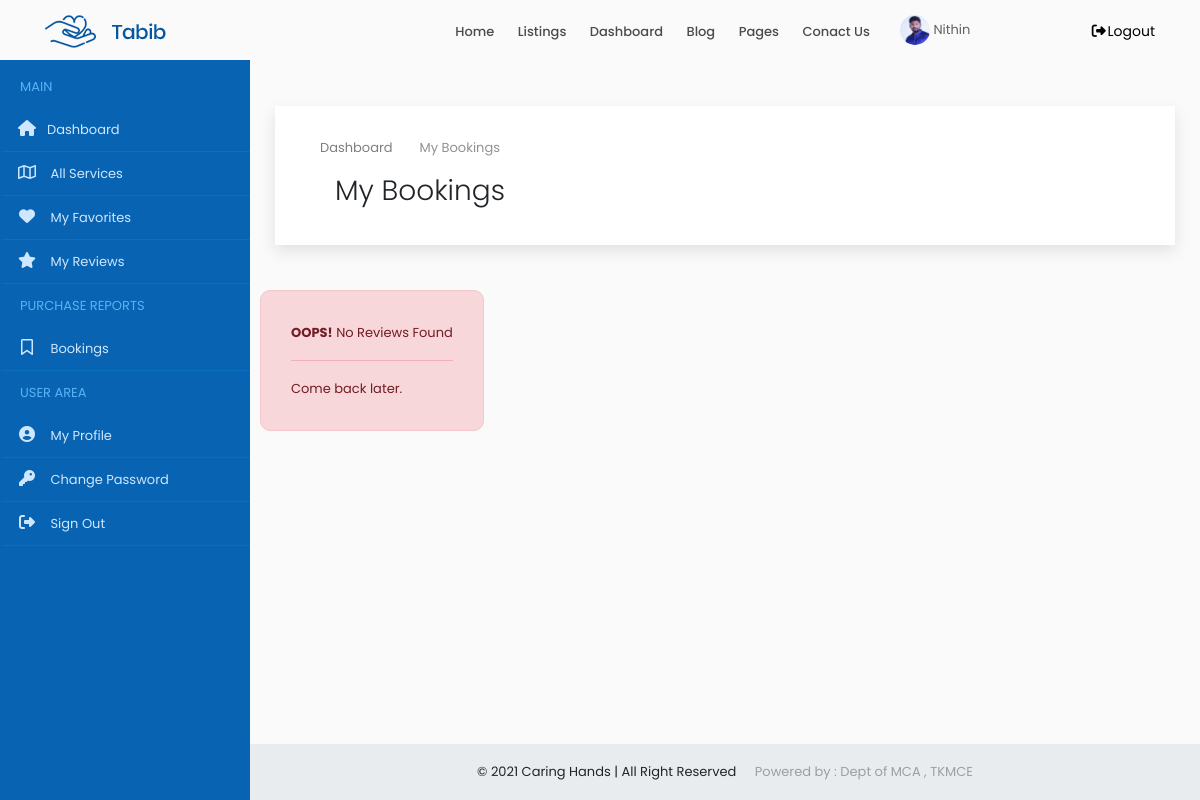
/user/bookings/ (signed in), run on an earlier commit of the app's database.
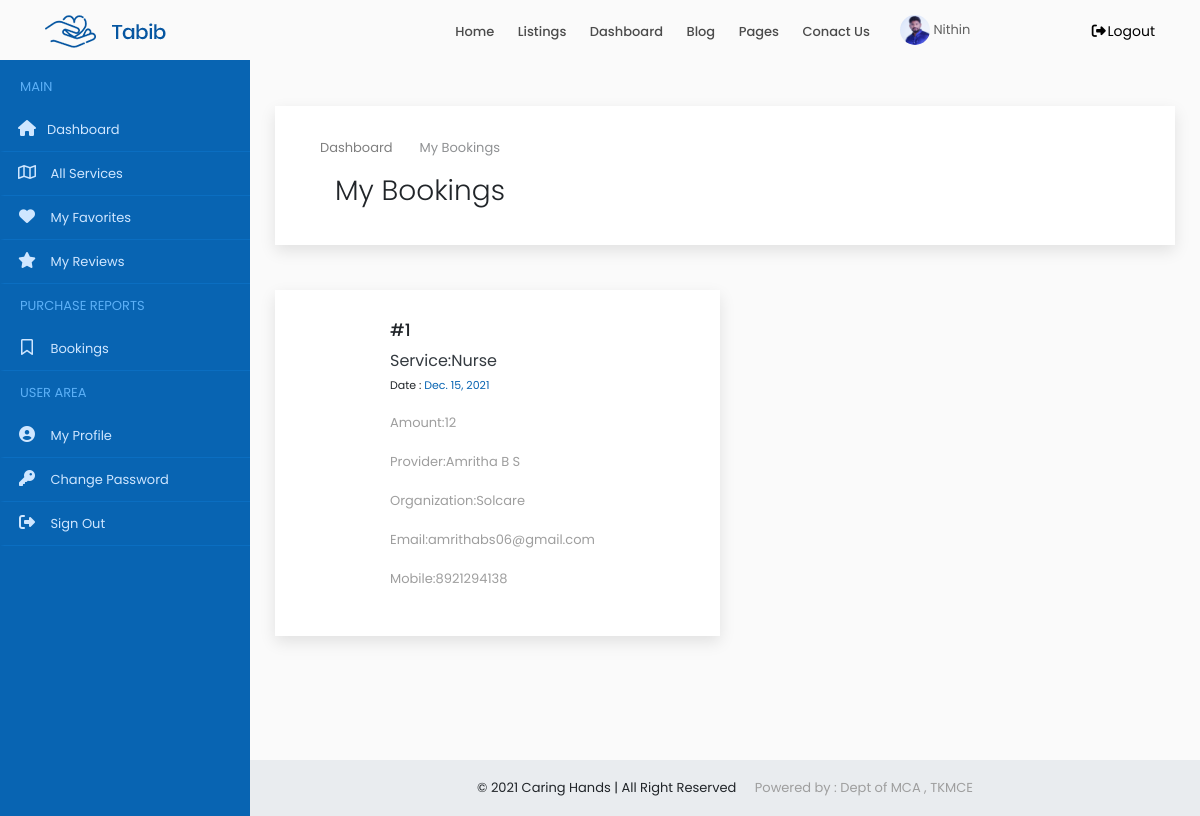
And on a later commit of the database.
### accounts/models.py (models this page shows, shortened)
class Users(models.Model):
    user = models.ForeignKey(User,on_delete=models.CASCADE)
    name = models.CharField(max_length=150)
    email = models.EmailField(max_length=200,null=True, blank=True)
    organization = models.CharField(max_length=250,null=True, blank=True)
    mob = models.CharField(max_length=12)
    sex = models.CharField(max_length=10,choices=gender,default='Male')
    house = models.CharField(max_length=100,null=True, blank=True)
    street1 =models.CharField(max_length=100,null=True, blank=True)
    street2 =models.CharField(max_length=100,null=True, blank=True)
    city = models.CharField(max_length=100,null=True, blank=True)
    district = models.CharField(max_length=100,null=True, blank=True)
    state = models.CharField(max_length=100,null=True,choices=states, blank=True)
    pin = models.CharField(max_length=100,null=True,blank=True)
    age = models.IntegerField(null=True, blank=True)
    type = models.CharField(max_length=20,choices=user_type)
    approval = models.CharField(max_length=20,choices=approval_choices,default='Pending')
    document = models.FileField(upload_to='documents',null=True, blank=True)
    profile_picture = models.FileField(upload_to='dp',default='assets/img/user3.png')
    def __str__(self):
        return self.name

class Booking(models.Model):
    user = models.ForeignKey(Users, on_delete=models.CASCADE, null=True, blank=True)
    service = models.ForeignKey(ProviderService, on_delete=models.CASCADE,null=True, blank=True)
    product = models.ForeignKey(SubProduct, on_delete=models.CASCADE,null=True, blank=True)
    booking_id = models.CharField(max_length=250)
    datetime = models.DateTimeField()
    amount_transferred = models.CharField(max_length=250)

class ProviderService(models.Model):
    user = models.ForeignKey(Users,on_delete=models.CASCADE,null=True, blank=True)
    service = models.ForeignKey(Service, on_delete=models.CASCADE,null=True, blank=True)
    count = models.IntegerField(null=True, blank=True)
    cost = models.IntegerField()

class Service(models.Model):
    category = models.CharField(max_length=250)
    providers = models.IntegerField(null=True, blank=True)
    users = models.IntegerField(null=True, blank=True)
    def __str__(self):
        return self.category

### accounts/views.py (the view)
# urls.py: path('user/bookings/',MyBookings.as_view(), name='my_bookings'),
class MyBookings(View):
    def get(self, request):
        x = UserCheck(request)
        if x == True:
            user = request.user
            account = Users.objects.get(user=user)
            booking = Booking.objects.filter(user=account).order_by('-datetime')
            context = {'account': account,'booking': booking}
            return render(request,'user/my_bookings.html',context)
        else:
            return redirect('home')

### accounts/functions.py (called while the page is built)
def UserCheck(request):
    user = request.user
    if user.is_authenticated:
        try:
            u = Users.objects.get(user=user)
            if u.type == 'public':
                return (True)
            else:
                return (False)
        except:
            return (False)
    else:
        return (False)

### accounts/templates/user/my_bookings.html (shortened to what this page needs)
{% extends 'common/dashboard_main.html' %}
{% load static %}
{% block content %}
{% include 'common/header.html' %}
{% include 'user/sidenav.html' %}
<div class="content-wrapper">
    <div class="container-fluid overflow-hidden">
        <div class="row margin-tb-90px margin-lr-10px sm-mrl-0px">
            <div id="page-title" class="padding-30px background-white full-width box-shadow">
                <div class="container">
                    <ol class="breadcrumb opacity-5">
                        <li><a href="{% url 'home' %}">Dashboard</a></li>
                        <li class="active">My Bookings</li>
                    </ol>
                    <div class="container-fluid">
                        <div class="row">
                            <div class="col-6">
                                <h1 class="font-weight-300">My Bookings</h1>
                            </div>
                            <div class="col-6">
                            </div>
                        </div>
                    </div>
                </div>
            </div>
            <div class="row margin-tb-45px">
               {% for i in booking %}
                <div class="col-lg-6 margin-bottom-45px">
                    <div class="background-white thum-hover box-shadow hvr-float">
                        <div class="padding-30px">
                            <div class="margin-left-85px" style="width: 300px;">
                                <h4>#{{forloop.counter}}</h4>
                                <a class="d-inline-block text-dark text-medium margin-right-20px" href="#">Service:{{i.service.service}}</a><br>
                                <span class="text-extra-small">Date :  <a href="#" class="text-main-color">{{i.datetime|date}}</a></span>
                                <p class="margin-top-15px text-grey-2">Amount:{{i.amount_transferred}}</p>
                                <p class="margin-top-15px text-grey-2">Provider:{{i.service.user}}</p>
                                <p class="margin-top-15px text-grey-2">Organization:{{i.service.user.organization}}</p>
                                <p class="margin-top-15px text-grey-2">Email:{{i.service.user.email}}</p>
                                <p class="margin-top-15px text-grey-2">Mobile:{{i.service.user.mob}}</p>
                            </div>
                        </div>
                    </div>
                </div>
                {% empty %}
                <div class="alert alert-danger  margin-bottom-35px border-radius-10 padding-30px">
                    <strong>OOPS!</strong> No Reviews Found
                    <hr>
                    <p class="margin-0px">Come back later.</p>
                </div>
               {% endfor %}
            </div>
        </div>
        </div>
    </div>
    {% include 'common/small_footer.html' %}
    {% endblock %}

### accounts/templates/common/dashboard_main.html (shortened to what this page needs)
{% load static %}
<!DOCTYPE html>
<html lang="en-US">
<head>
    <link rel="stylesheet" href="{% static 'assets/css/animate.css' %}" />
    <link href="{% static 'assets/css/owl.carousel.css' %}" rel="stylesheet">
    <link href="{% static 'assets/css/owl.theme.css' %}" rel="stylesheet">
    <link rel="stylesheet" href="{% static 'assets/css/bootstrap.min.css' %}">
    <link rel="stylesheet" href="{% static 'assets/css/hover-min.css' %}">
    <link rel="stylesheet" href="{% static 'assets/css/flag-icon.min.css' %}">
    <link rel="stylesheet" href="{% static 'assets/css/style.css' %}">
    <link rel="stylesheet" href="{% static 'assets/css/colors/main.css' %}">
    <link rel="stylesheet" href="{% static 'assets/css/elegant_icon.css' %}">
    <link rel="stylesheet" href="{% static 'assets/css/sb-admin.css' %}">
    <link rel="stylesheet" href="https://unpkg.com/@icon/themify-icons/themify-icons.css">
    <link rel="stylesheet" href="https://cdnjs.cloudflare.com/ajax/libs/font-awesome/6.0.0-beta2/css/all.min.css" />
</head>
<body>
    {% block content %}
    {% endblock %}
</body>
</html>

### accounts/templates/common/header.html (shortened to what this page needs)
{% load static %}
<header>
    <div id="fixed-header-dark" class="header-output fixed-header">
        <div class="container header-in">
            <div class="row">
                <div class="col-lg-2 col-md-12">
                    <a id="logo" href="{% url 'index' %}" class="d-inline-block margin-tb-15px"><img
                            src="{% static 'assets/img/logo-1.png' %}" alt=""></a>
                </div>
                <div class="col-lg-7 col-md-12 position-inherit">
                    <ul id="menu-main" class="nav-menu float-lg-right link-padding-tb-20px">
                        <li><a href="{% url 'index' %}">Home</a>
                        </li>
                        <li class="has-dropdown"><a href="#">Listings</a>
                        </li>
                        <li><a href="{% url 'home' %}">Dashboard</a>
                        </li>
                        <li class="has-dropdown"><a href="#">Blog</a>
                        </li>
                        <li class="has-dropdown"><a href="#">Pages</a>
                        </li>
                        <li><a href="page-contact-us.html">Conact Us</a></li>
                    </ul>
                </div>
                <div class="col-lg-3 col-md-12">
                    {% if request.user.is_authenticated %}
                    <a href="{% url 'home' %}" class="margin-top-15px d-inline-block text-grey-3 margin-right-15px"><img src="{{account.profile_picture.url}}" class="height-30px border-radius-30" alt=""> {{account.name|title}}</a>
                    <a href="{% url 'logout' %}" class="margin-tb-20px d-inline-block text-up-small float-left float-lg-right" data-toggle="modal" data-target="#exampleModal"><i class="fa fa-fw fa-sign-out-alt"></i>Logout</a>
                    {% else %}
                    <a href="{% url 'login' %}" class="margin-tb-20px d-inline-block text-up-small float-left float-lg-right text-right"><i class="far fa-user"></i> Login</a>
                    {% endif %}
                </div>
            </div>
        </div>
    </div>
</header>

### accounts/templates/user/sidenav.html
<nav class="navbar navbar-expand-lg navbar-dark z-index-9  fixed-top" id="mainNav">
    <div class="collapse navbar-collapse" id="navbarResponsive">
        <ul class="navbar-nav navbar-sidenav background-main-color admin-nav" id="admin-nav">
            <li class="nav-item">
                <span class="nav-title-text">Main</span>
            </li>
            <li class="nav-item" data-toggle="tooltip" data-placement="right" title="Dashboard">
                <a class="nav-link" href="{% url 'home' %}">
                    <i class="fas fa-fw fa-home"></i><span class="nav-link-text">Dashboard</span>
                </a>
            </li>
            <li class="nav-item" data-toggle="tooltip" data-placement="right" title="My items">
                <a class="nav-link" href="{% url 'user_services' %}">
            <i class="far fa-fw fa-map"></i>
            <span class="nav-link-text">All Services</span>
          </a>
            </li>
            <li class="nav-item" data-toggle="tooltip" data-placement="right" title="My Favorites">
                <a class="nav-link" href="{% url 'my_favourite' %}">
            <i class="fa fa-fw fa-heart"></i>
            <span class="nav-link-text">My Favorites</span>
          </a>
            </li>
            <li class="nav-item" data-toggle="tooltip" data-placement="right" title="Reviews">
                <a class="nav-link" href="{% url 'my_reviews' %}">
            <i class="fa fa-fw fa-star"></i>
            <span class="nav-link-text">My Reviews</span>
          </a>
            </li>
            <li class="nav-item">
                <span class="nav-title-text">Purchase Reports</span>
            </li>
            <li class="nav-item" data-toggle="tooltip" data-placement="right" title="Bookings">
                <a class="nav-link" href="{% url 'my_bookings' %}">
                    <i class="far fa-fw fa-bookmark"></i>
                    <span class="nav-link-text">Bookings</span>
                </a>
            </li>
            <li class="nav-item">
                <span class="nav-title-text">User Area</span>
            </li>
            <li class="nav-item" data-toggle="tooltip" data-placement="right" title="My Profile">
                <a class="nav-link" href="{% url 'profile' %}">
                    <i class="fa fa-fw fa-user-circle"></i>
                    <span class="nav-link-text">My Profile</span>
                </a>
            </li>
            <li class="nav-item" data-toggle="tooltip" data-placement="right" title="My Profile">
                <a class="nav-link" href="{% url 'change_password' %}">
                    <i class="fas fa-fw fa-key"></i>
                    <span class="nav-link-text">Change Password</span>
                </a>
            </li>
            <li class="nav-item" data-toggle="tooltip" data-placement="right" title="Sing Out">
                <a class="nav-link" href="{% url 'logout' %}" data-toggle="modal" data-target="#exampleModal">
                    <i class="fa fa-fw fa-sign-out-alt"></i>
                    <span class="nav-link-text">Sign Out</span>
                </a>
            </li>
        </ul>
    </div>
</nav>

### accounts/templates/common/small_footer.html
<footer class="sticky-footer">
    <div class="container">
        <div class="text-center">
            <span>© 2021 Caring Hands | All Right Reserved <a class="text-grey-2 margin-left-15px" href="https://www.tkmce.ac.in" target="_blank">Powered by : Dept of MCA , TKMCE</a></span>
        </div>
    </div>
</footer>

### static/assets/css/colors/main.css (style rules this page uses)
.background-main-color { background-color: #0864b2; }
.text-main-color { color: #0864b2; }

### static/assets/css/sb-admin.css (style rules this page uses)
html { position: relative; min-height: 100%; }
body { overflow-x: hidden; }
.content-wrapper { min-height: calc(100vh - 56px); padding-top: 1rem; }
#mainNav .navbar-collapse { overflow: auto; max-height: 75vh; }
#mainNav .navbar-collapse .navbar-nav .nav-item .nav-link { cursor: pointer; }
.admin-nav { padding: 5px 0px 10px 0px ; }
.admin-nav .nav-title-text { padding: 10px 20px 10px 20px; display: block; text-transform: uppercase; color: #5cb0f7 }
.admin-nav > li > a { padding: 15px 15px 15px 15px; border-bottom: 1px solid #0b6ec1 ; border-left: 4px solid #0864b2; }
.admin-nav > li > a .fa-fw { margin-right: 10px; font-size: 16px; }
@media (min-width: 992px) { #mainNav .navbar-collapse { overflow: visible; max-height: none; } }
@media (min-width: 992px) { #mainNav .navbar-collapse .navbar-sidenav { padding-bottom: 100px; position: absolute; top: 0; left: 0; overflow-x: hidden; overflow-y: auto; -webkit-flex-direction: column; -ms-flex-direction: column; flex-direction: column; margin-top: 60px; } }
@media (min-width: 992px) { #mainNav .navbar-collapse .navbar-sidenav > .nav-item { width: 250px; padding: 0; } }
@media (min-width: 992px) { #mainNav .navbar-collapse .navbar-sidenav > .nav-item > .nav-link { padding: 10px 1em 10px 1em; } }
@media (min-width: 992px) { #mainNav.fixed-top .navbar-sidenav { height: calc(100vh); } }
.content-wrapper { overflow-x: hidden; }
@media (min-width: 992px) { .content-wrapper { margin-left: 250px; } }
#mainNav.navbar-dark .navbar-collapse .navbar-sidenav > .nav-item > .nav-link { color: #cfe6ff; }
footer.sticky-footer { position: absolute; right: 0; bottom: 0; width: 100%; height: 56px; background-color: #e9ecef; line-height: 55px; }
@media (min-width: 992px) { footer.sticky-footer { width: calc(100% - 250px); } }

What changed in the data, as far as the page shows it:
added Booking: service.service "Nurse", datetime "Dec. 15, 2021", amount_transferred "12", service.user "Amritha B S", service.user.organization "Solcare", service.user.email "amrithabs06@gmail.com", service.user.mob "8921294138"
Also different on the page:
text no longer shown: "OOPS! No Reviews Found Come back later."
